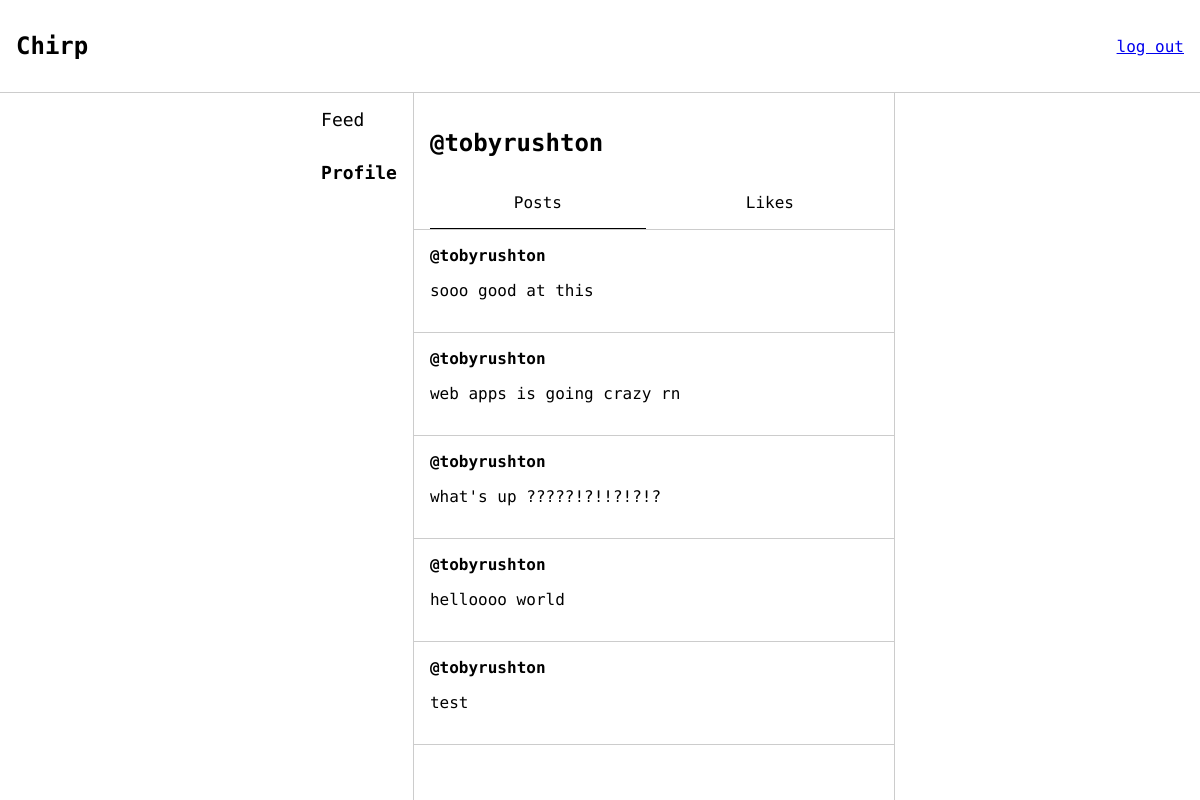
The app's page /profile (signed in) with its own data.
### app/models.py (models this page shows, shortened)
class User(UserMixin, db.Model):
    id = db.Column(db.Integer, primary_key=True)
    username = db.Column(db.String(64), index=True, unique=True)
    password_hash = db.Column(db.String(128))
    posts = db.relationship('Post', backref='user', lazy='dynamic')

class Post(db.Model):
    id = db.Column(db.Integer, primary_key=True)
    body = db.Column(db.String(256))
    posted_at = db.Column(db.DateTime, index=True, default=datetime.now)
    user_id = db.Column(db.Integer, db.ForeignKey('user.id'))

### app/views.py (the view)
@app.route("/profile")
@app.route("/profile/<string:username>")
@app.route("/profile/<string:username>/<string:likes>")
@login_required
def profile(username=None, likes=None):
    user = current_user if not username else db.session.query(models.User).filter_by(username=username).first()
    if user:
        posts = []
        if not likes:
            posts = db.session.query(models.Post).order_by(models.Post.posted_at.desc()).filter_by(user=user).all()
        return render_template('pages/profile.html', title="Profile", user_authenticated=current_user.is_authenticated, user=user, likes=likes, posts=posts)
    else:
        return redirect(url_for('feed'))

### app/views.py (called while the page is built)
@login_manager.user_loader
def load_user(user_id):
    return db.session.query(models.User).get(user_id)

### app/templates/pages/profile.html
{% extends "layouts/authorised_layout.html" %}
{% block authorised_head %}
    <link rel="stylesheet" href="{{ url_for('static', filename='css/profile.css') }}">
    <link rel="stylesheet" href="{{ url_for('static', filename='css/components.css') }}">
{% endblock %}
{% block sidebar_profile %}
    sidebar-item-active
{% endblock %}
{% block authorised_content %}
    <div class="profile-header">
        <h2>
            @{{ user.username }}
        </h2>
        <span class="profile-button-slider">
            <a href="/profile/{{ user.username }}" class="profile-button {{ 'profile-button-active' if not likes }}">
                Posts
            </a>
            <a href="/profile/{{ user.username }}/likes" class="profile-button {{ 'profile-button-active' if likes }}">
                Likes
            </a>
        </span>
    </div>
    {% for post in posts %}
        {% with post=post %}
            {% include 'components/post.html' %}
        {% endwith %}
    {% endfor %}
{% endblock %}

### app/templates/layouts/authorised_layout.html (shortened to what this page needs)
{% extends "layouts/root_layout.html" %}
{% block head %}
    <link rel="stylesheet" href="{{ url_for('static', filename='css/authorised_layout.css') }}">
    {% block authorised_head %}{% endblock %}
{% endblock %}
{% block content %}
    <div class="authorised-wrapper">
        <div class="sidebar">
            <a class="siderbar-item {% block sidebar_feed %}{% endblock %}" href="feed">
                Feed
            </a>
            <a class="siderbar-item {% block sidebar_profile %}{% endblock %}" href="/profile">
                Profile
            </a>
        </div>
        <div class="feed-wrapper">
            {% block authorised_content %}{% endblock %}
        </div>
    </div>
{% endblock %}

### app/templates/layouts/root_layout.html (shortened to what this page needs)
<!DOCTYPE html>
<html lang="en-gb">
    <head>
        <link rel="stylesheet" href="{{ url_for('static', filename='css/root_layout.css')}}">
        {% block head %}{% endblock %}
    </head>
    <body>
        <div class="header">
            <h1 class="title">
                <a href="/">Chirp</a>
            </h1>
            {% if user_authenticated %}
                <a href="/logout">log out</a>
            {% endif %}
        </div>
        <main class="content">
            {% block content %}{% endblock %}
        </main>
    </body>
</html>

### app/templates/components/post.html
<div class="post-container">
    <h3 class="post-heading">
        <a href="/profile/{{ post.user.username }}">@{{ post.user.username }}</a>
    </h3>
    <p>
        {{ post.body }}
    </p>
</div>

### app/static/css/root_layout.css (style rules this page uses)
body { margin: 0; font-family: 'Geist Mono', monospace; position: absolute; width: 100%; height: 100%; display: flex; flex-direction: column; }
.header { display: flex; justify-content: space-between; align-items: center; width: calc(100% - 2rem); padding: 1rem; border-bottom: 1px solid #ccc; }
.title { font-size: x-large; font-weight: 800; }
.title > a { text-decoration: none; color: inherit; }
.content { display: flex; max-width: 100%; flex-direction: column; gap: 1rem; height: 100%; }

### app/static/css/authorised_layout.css (style rules this page uses)
.authorised-wrapper { display: flex; width: 100%; justify-content: center; height: 100%; }
.feed-wrapper { display: flex; flex-direction: column; width: 100%; max-width: 30rem; border-style: none solid; border-width: 1px; border-color: #ccc; overflow-y: auto; }
.sidebar { display: flex; flex-direction: column; }
.siderbar-item { padding: 1rem; text-decoration: none; color: inherit; font-size: large; }
.sidebar-item-active { font-weight: 700; }

### app/static/css/profile.css (style rules this page uses)
.profile-header { padding: 1rem; padding-bottom: 0; border-bottom: 1px solid #ccc; }
.profile-button-slider { display: flex; align-items: center; gap: 1rem; }
.profile-button { width: 100%; padding: 1rem; background-color: inherit; border: none; cursor: pointer; text-align: center; text-decoration: none; color: inherit; }
.profile-button-active { border-bottom: 1px solid black; }

### app/static/css/components.css (style rules this page uses)
.post-container { padding: 1rem; display: flex; flex-direction: column; border-bottom: 1px solid #ccc; }
.post-heading { margin: 0; font-size: medium; }
.post-heading > a { text-decoration: none; color: inherit; }

### records on screen
User: username "tobyrushton"
Post: user.username "tobyrushton", body "sooo good at this"
Post: user.username "tobyrushton", body "web apps is going crazy rn"
Post: user.username "tobyrushton", body "what's up ?????!?!!?!?!?"
Post: user.username "tobyrushton", body "helloooo world"
Post: user.username "tobyrushton", body "test"
